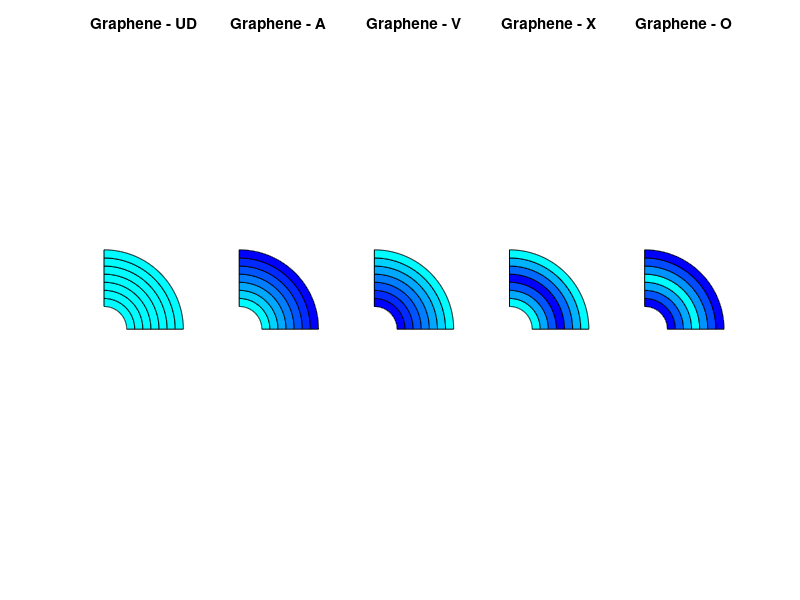
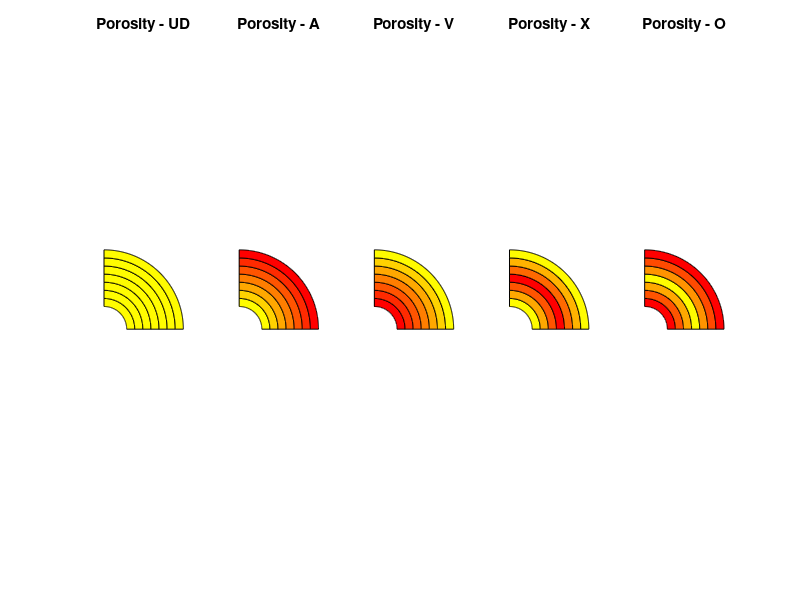

These charts were generated, in order, by the following MATLAB code:




clc; clear; close all;

% ---------------- ??????? ??? ----------------
nLayers = 7; % ????? ??????? (???)
Rin = 2;     % ???? ?????
Rout = 7;    % ???? ?????
theta = linspace(0, pi/2, 200); % ??? ?? ????? ?????
models = {'UD','A','V','X','O'};
minColorIntensity = 0.01; % ????? ??? ???

% ---------------- ???? ????? ----------------
getDistribution = @(modelType, n) ...
    ( ...
        strcmp(modelType,'UD') * ones(1,n) + ...
        strcmp(modelType,'A')  * linspace(0.2, 1, n) + ...
        strcmp(modelType,'V')  * linspace(1, 0.2, n) + ...
        strcmp(modelType,'X')  * [linspace(0.2,1,ceil(n/2)), linspace(1-1/(ceil(n/2)-1),0.2,ceil(n/2)-1)] + ...
        strcmp(modelType,'O')  * [linspace(1,0.2,ceil(n/2)), linspace(0.2+1/(ceil(n/2)-1),1,ceil(n/2)-1)] ...
    );

% ---------------- ??? ?: ??????? ?????? ----------------
figure('Name','Graphene Distributions','Color','w');
for m = 1:length(models)
    subplot(1,5,m)
    fracs = getDistribution(models{m}, nLayers);
    fracs = (fracs - min(fracs)) / (max(fracs) - min(fracs) + eps);
    
    % ????? ?????? ????? ???? UD
    if strcmp(models{m}, 'UD')
        darknessFactor = 0.5; % ???????
    else
        darknessFactor = 1;
    end
    
    for i = 1:nLayers
        r1 = Rin + (i-1)*(Rout-Rin)/nLayers;
        r2 = Rin + i*(Rout-Rin)/nLayers;
        X1 = r1*cos(theta); Y1 = r1*sin(theta);
        X2 = r2*cos(fliplr(theta)); Y2 = r2*sin(fliplr(theta));
        c = minColorIntensity + fracs(i)*(1-minColorIntensity)*darknessFactor;
        fill([X1 X2],[Y1 Y2], [0 0 c] + (1-c)*[0 1 1], 'EdgeColor','k'); % ??? ??? ???? ?????
        hold on;
    end
    title(['Graphene - ' models{m}]);
    axis equal off;
end

% ---------------- ??? ?: ??????? ????? ----------------
figure('Name','Porosity Distributions','Color','w');
for m = 1:length(models)
    subplot(1,5,m)
    fracs = getDistribution(models{m}, nLayers);
    fracs = (fracs - min(fracs)) / (max(fracs) - min(fracs) + eps);
    
    % ????? ?????? ????? ???? UD
    if strcmp(models{m}, 'UD')
        darknessFactor = 0.7; % ???????
    else
        darknessFactor = 1;
    end
    
    for i = 1:nLayers
        r1 = Rin + (i-1)*(Rout-Rin)/nLayers;
        r2 = Rin + i*(Rout-Rin)/nLayers;
        X1 = r1*cos(theta); Y1 = r1*sin(theta);
        X2 = r2*cos(fliplr(theta)); Y2 = r2*sin(fliplr(theta));
        c = minColorIntensity + fracs(i)*(1-minColorIntensity)*darknessFactor;
        fill([X1 X2],[Y1 Y2], [c 0 0] + (1-c)*[1 1 0], 'EdgeColor','k'); % ??? ???? ???? ?????
        hold on;
    end
    title(['Porosity - ' models{m}]);
    axis equal off;
end
